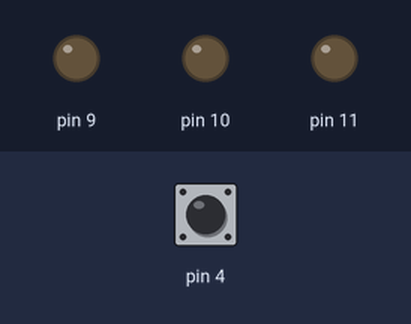
Bench run of a sketch on a simulated Arduino Uno, built with avr-gcc and run on an emulated ATmega328P. Parts: output pins drawn as LEDs (lit = HIGH). Inputs (shaded band) come from the test bench; at power-on: pin 4 LOW. Random numbers use the default seed unless the sketch sets one.

Above: at 1.2 s.
1.3 s: pin 4 driven HIGH
At 1.45 s:
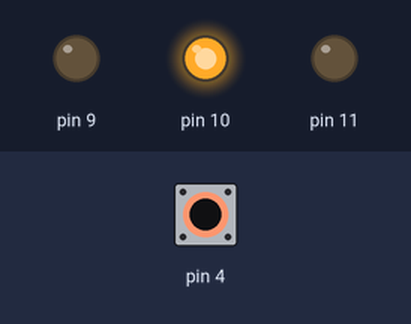
At 2.05 s:
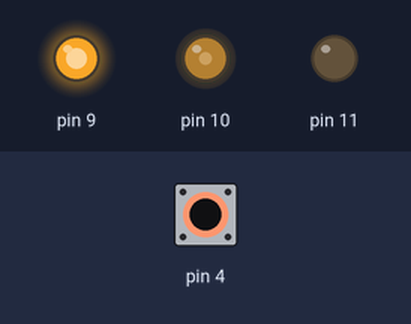
Timing chart, 0 to 2.2 s (numbered marks = the images above; inputs shaded):
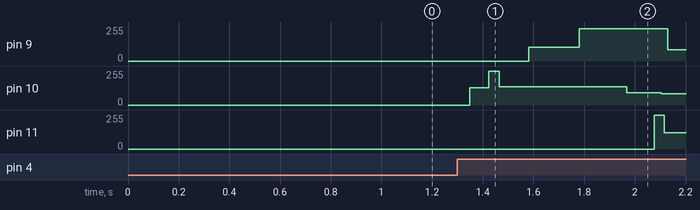

Measured:
- after the input at 1.3 s, pin 9: 0/255 → 104/255 after 0.28 s, → 243/255 0.20 s later, → 84/255 0.35 s later; pin 10: 0/255 → 131/255 after 0.05 s, → 137/255 0.08 s later, → 92/255 0.54 s later, → 86/255 0.14 s later; pin 11: 0/255 → 121/255 after 0.78 s

The sketch:

Color.ino
```cpp
int r = 0, g = 0, b = 0;

void setup() {
  pinMode(4, INPUT);
  pinMode(3, INPUT);
  pinMode(2, INPUT);

  randomSeed(analogRead(A0)); //analogRead : 0 ~ 255 // A0 전압이 읽혀짐 // ADC // 아무것도 연결 안되어있으니까 잡음값 들어옴

}

void loop() {
  if(digitalRead(4) == HIGH){
      // 랜덤
    analogWrite(11, random(256)); //0~255까지 256가지의 값
    analogWrite(10, random(256));
    analogWrite(9, random(256));
  }


//  delay(1000);
  // 버튼으로 삼색 LED값 증가시키기
  /*
  if(digitalRead(4) == HIGH) {
    ++r;
    if(r > 255) r = 0;

  }
  if(digitalRead(3) == HIGH) {
    ++g;
    if(g > 255) g = 0;
  }
  if(digitalRead(2) == HIGH) {
    ++b;
    if(b > 255) b = 0;
  }

  analogWrite(11, r);
  analogWrite(10, g);
  analogWrite(9, b);

  delay(10);
  */


}
```
